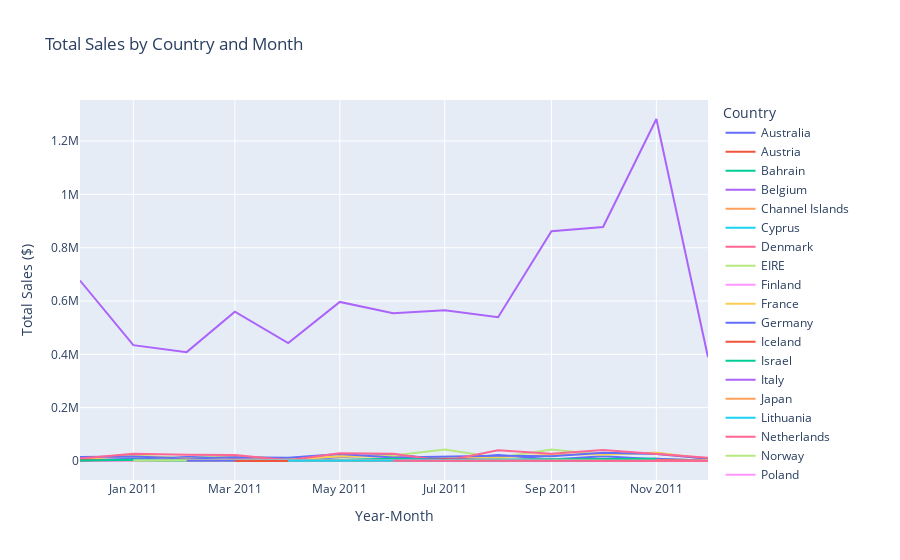

This figure's notebook cell:
### Code cell
import pandas as pd
import plotly.express as px
ecom_sales = pd.read_csv('OnlineRetail.csv', parse_dates=['InvoiceDate'])
print(ecom_sales.head())
ecom_sales['Year-Month'] = ecom_sales['InvoiceDate'].dt.strftime('%Y-%m')
ecom_sales['OrderValue'] = ecom_sales['Quantity'] * ecom_sales['UnitPrice']

ecom_sales = ecom_sales.groupby(['Year-Month','Country'])['OrderValue'].agg('sum').reset_index(name='Total Sales ($)')


# Create the line graph
line_graph = px.line(
    # Set the appropriate DataFrame and title
    data_frame=ecom_sales, title='Total Sales by Country and Month',
    # Set the x and y arguments
    x='Year-Month', y='Total Sales ($)',
    # Ensure a separate line per country
    color='Country')

line_graph.show()

### Figure 1 — Plotly figure (JSON) as saved in the notebook; plotly's stock layout.template omitted (floating-point values rounded to 4 significant figures)
{"data": [{"hovertemplate": "Country=Australia<br>Year-Month=%{x}<br>Total Sales ($)=%{y}<extra></extra>", "legendgroup": "Australia", "line": {"color": "#636efa", "dash": "solid"}, "marker": {"symbol": "circle"}, "mode": "lines", "name": "Australia", "orientation": "v", "showlegend": true, "type": "scatter", "x": ["2010-12", "2011-01", "2011-02", "2011-03", "2011-04", "2011-05", "2011-06", "2011-07", "2011-08", "2011-09", "2011-10", "2011-11"], "xaxis": "x", "y": [1005.0, 9018.0, 14630.0, 17060.0, 333.4, 13630.0, 25160.0, 4768.0, 22490.0, 5032.0, 17150.0, 6806.0], "yaxis": "y"}, {"hovertemplate": "Country=Austria<br>Year-Month=%{x}<br>Total Sales ($)=%{y}<extra></extra>", "legendgroup": "Austria", "line": {"color": "#EF553B", "dash": "solid"}, "marker": {"symbol": "circle"}, "mode": "lines", "name": "Austria", "orientation": "v", "showlegend": true, "type": "scatter", "x": ["2010-12", "2011-02", "2011-03", "2011-04", "2011-05", "2011-06", "2011-07", "2011-08", "2011-10", "2011-11", "2011-12"], "xaxis": "x", "y": [257.0, 518.4, 1708.0, 680.8, 1249.0, -24.2, 1192.0, 1516.0, 1044.0, 1330.0, 683.2], "yaxis": "y"}, {"hovertemplate": "Country=Bahrain<br>Year-Month=%{x}<br>Total Sales ($)=%{y}<extra></extra>", "legendgroup": "Bahrain", "line": {"color": "#00cc96", "dash": "solid"}, "marker": {"symbol": "circle"}, "mode": "lines", "name": "Bahrain", "orientation": "v", "showlegend": true, "type": "scatter", "x": ["2010-12", "2011-01", "2011-05"], "xaxis": "x", "y": [205.7, -205.7, 548.4], "yaxis": "y"}, {"hovertemplate": "Country=Belgium<br>Year-Month=%{x}<br>Total Sales ($)=%{y}<extra></extra>", "legendgroup": "Belgium", "line": {"color": "#ab63fa", "dash": "solid"}, "marker": {"symbol": "circle"}, "mode": "lines", "name": "Belgium", "orientation": "v", "showlegend": true, "type": "scatter", "x": ["2010-12", "2011-01", "2011-02", "2011-03", "2011-04", "2011-05", "2011-06", "2011-07", "2011-08", "2011-09", "2011-10", "2011-11", "2011-12"], "xaxis": "x", "y": [1810.0, 1154.0, 2161.0, 3334.0, 1954.0, 2727, 4273.0, 2474.0, 3536.0, 4198.0, 5651.0, 6229.0, 1409.0], "yaxis": "y"}, {"hovertemplate": "Country=Channel Islands<br>Year-Month=%{x}<br>Total Sales ($)=%{y}<extra></extra>", "legendgroup": "Channel Islands", "line": {"color": "#FFA15A", "dash": "solid"}, "marker": {"symbol": "circle"}, "mode": "lines", "name": "Channel Islands", "orientation": "v", "showlegend": true, "type": "scatter", "x": ["2010-12", "2011-01", "2011-02", "2011-03", "2011-04", "2011-05", "2011-06", "2011-08", "2011-09", "2011-10", "2011-11", "2011-12"], "xaxis": "x", "y": [363.5, 645.1, 1785.0, 3509.0, 293, 903.8, 2060.0, 4893.0, 1322.0, 2623.0, 1495.0, 194.2], "yaxis": "y"}, {"hovertemplate": "Country=Cyprus<br>Year-Month=%{x}<br>Total Sales ($)=%{y}<extra></extra>", "legendgroup": "Cyprus", "line": {"color": "#19d3f3", "dash": "solid"}, "marker": {"symbol": "circle"}, "mode": "lines", "name": "Cyprus", "orientation": "v", "showlegend": true, "type": "scatter", "x": ["2010-12", "2011-01", "2011-02", "2011-03", "2011-04", "2011-06", "2011-09", "2011-10", "2011-11", "2011-12"], "xaxis": "x", "y": [1591.0, 547.5, 4014.0, 938.4, -35.8, 1109.0, 196.3, 4217.0, 460.9, -91.25], "yaxis": "y"}, {"hovertemplate": "Country=Denmark<br>Year-Month=%{x}<br>Total Sales ($)=%{y}<extra></extra>", "legendgroup": "Denmark", "line": {"color": "#FF6692", "dash": "solid"}, "marker": {"symbol": "circle"}, "mode": "lines", "name": "Denmark", "orientation": "v", "showlegend": true, "type": "scatter", "x": ["2010-12", "2011-02", "2011-03", "2011-05", "2011-06", "2011-07", "2011-08", "2011-09", "2011-10", "2011-11", "2011-12"], "xaxis": "x", "y": [1282.0, 399.2, 3979.0, 515.7, 3261.0, 376.2, 78.6, 4570.0, 1438.0, 2700.0, 168.9], "yaxis": "y"}, {"hovertemplate": "Country=EIRE<br>Year-Month=%{x}<br>Total Sales ($)=%{y}<extra></extra>", "legendgroup": "EIRE", "line": {"color": "#B6E880", "dash": "solid"}, "marker": {"symbol": "circle"}, "mode": "lines", "name": "EIRE", "orientation": "v", "showlegend": true, "type": "scatter", "x": ["2010-12", "2011-01", "2011-02", "2011-03", "2011-04", "2011-05", "2011-06", "2011-07", "2011-08", "2011-09", "2011-10", "2011-11", "2011-12"], "xaxis": "x", "y": [9030.0, 21660.0, 9674.0, 18780.0, 7570.0, 17920.0, 20060.0, 42740.0, 12160.0, 42640.0, 23310.0, 30410.0, 7323.0], "yaxis": "y"}, {"hovertemplate": "Country=Finland<br>Year-Month=%{x}<br>Total Sales ($)=%{y}<extra></extra>", "legendgroup": "Finland", "line": {"color": "#FF97FF", "dash": "solid"}, "marker": {"symbol": "circle"}, "mode": "lines", "name": "Finland", "orientation": "v", "showlegend": true, "type": "scatter", "x": ["2010-12", "2011-01", "2011-02", "2011-03", "2011-04", "2011-06", "2011-07", "2011-08", "2011-09", "2011-10", "2011-11", "2011-12"], "xaxis": "x", "y": [892.8, 889.0, 205.2, 5925.0, 1627.0, 329.6, 2997.0, 1372.0, 1105.0, 2804.0, 2950.0, 1231.0], "yaxis": "y"}, {"hovertemplate": "Country=France<br>Year-Month=%{x}<br>Total Sales ($)=%{y}<extra></extra>", "legendgroup": "France", "line": {"color": "#FECB52", "dash": "solid"}, "marker": {"symbol": "circle"}, "mode": "lines", "name": "France", "orientation": "v", "showlegend": true, "type": "scatter", "x": ["2010-12", "2011-01", "2011-02", "2011-03", "2011-04", "2011-05", "2011-06", "2011-07", "2011-08", "2011-09", "2011-10", "2011-11", "2011-12"], "xaxis": "x", "y": [9575.0, 17500.0, 8439.0, 14520.0, 4195.0, 17530.0, 15990.0, 9889.0, 13790.0, 23200.0, 25030.0, 30700.0, 7049.0], "yaxis": "y"}, {"hovertemplate": "Country=Germany<br>Year-Month=%{x}<br>Total Sales ($)=%{y}<extra></extra>", "legendgroup": "Germany", "line": {"color": "#636efa", "dash": "solid"}, "marker": {"symbol": "circle"}, "mode": "lines", "name": "Germany", "orientation": "v", "showlegend": true, "type": "scatter", "x": ["2010-12", "2011-01", "2011-02", "2011-03", "2011-04", "2011-05", "2011-06", "2011-07", "2011-08", "2011-09", "2011-10", "2011-11", "2011-12"], "xaxis": "x", "y": [14560.0, 16450.0, 8969.0, 14170.0, 11960.0, 25570.0, 13080.0, 15720.0, 19020.0, 17720.0, 30610.0, 26040.0, 7805.0], "yaxis": "y"}, {"hovertemplate": "Country=Iceland<br>Year-Month=%{x}<br>Total Sales ($)=%{y}<extra></extra>", "legendgroup": "Iceland", "line": {"color": "#EF553B", "dash": "solid"}, "marker": {"symbol": "circle"}, "mode": "lines", "name": "Iceland", "orientation": "v", "showlegend": true, "type": "scatter", "x": ["2010-12", "2011-01", "2011-04", "2011-06", "2011-08", "2011-10", "2011-12"], "xaxis": "x", "y": [711.8, 475.4, 636.2, 382.5, 584.9, 1294.0, 224.8], "yaxis": "y"}, {"hovertemplate": "Country=Israel<br>Year-Month=%{x}<br>Total Sales ($)=%{y}<extra></extra>", "legendgroup": "Israel", "line": {"color": "#00cc96", "dash": "solid"}, "marker": {"symbol": "circle"}, "mode": "lines", "name": "Israel", "orientation": "v", "showlegend": true, "type": "scatter", "x": ["2010-12", "2011-01", "2011-02", "2011-04", "2011-07", "2011-08", "2011-09", "2011-10"], "xaxis": "x", "y": [-227.4, 379.8, 779.1, 110, 1431.0, 4874.0, 423.7, 138.0], "yaxis": "y"}, {"hovertemplate": "Country=Italy<br>Year-Month=%{x}<br>Total Sales ($)=%{y}<extra></extra>", "legendgroup": "Italy", "line": {"color": "#ab63fa", "dash": "solid"}, "marker": {"symbol": "circle"}, "mode": "lines", "name": "Italy", "orientation": "v", "showlegend": true, "type": "scatter", "x": ["2010-12", "2011-01", "2011-02", "2011-03", "2011-04", "2011-05", "2011-06", "2011-07", "2011-08", "2011-09", "2011-10", "2011-11", "2011-12"], "xaxis": "x", "y": [794.5, 2361.0, 251.5, 1779.0, 737.8, 587.5, 162.3, 147.1, 1935.0, 279.8, 3411.0, 4244.0, 200.5], "yaxis": "y"}, {"hovertemplate": "Country=Japan<br>Year-Month=%{x}<br>Total Sales ($)=%{y}<extra></extra>", "legendgroup": "Japan", "line": {"color": "#FFA15A", "dash": "solid"}, "marker": {"symbol": "circle"}, "mode": "lines", "name": "Japan", "orientation": "v", "showlegend": true, "type": "scatter", "x": ["2010-12", "2011-01", "2011-02", "2011-03", "2011-04", "2011-05", "2011-06", "2011-07", "2011-08", "2011-09", "2011-10", "2011-11", "2011-12"], "xaxis": "x", "y": [7705.0, -109.8, 5781.0, -73.66, 4872.0, 1351.0, 1607.0, 3854.0, -49.79, 112.1, 1948.0, 8460.0, -116.9], "yaxis": "y"}, {"hovertemplate": "Country=Lithuania<br>Year-Month=%{x}<br>Total Sales ($)=%{y}<extra></extra>", "legendgroup": "Lithuania", "line": {"color": "#19d3f3", "dash": "solid"}, "marker": {"symbol": "circle"}, "mode": "lines", "name": "Lithuania", "orientation": "v", "showlegend": true, "type": "scatter", "x": ["2010-12"], "xaxis": "x", "y": [1661.0], "yaxis": "y"}, {"hovertemplate": "Country=Netherlands<br>Year-Month=%{x}<br>Total Sales ($)=%{y}<extra></extra>", "legendgroup": "Netherlands", "line": {"color": "#FF6692", "dash": "solid"}, "marker": {"symbol": "circle"}, "mode": "lines", "name": "Netherlands", "orientation": "v", "showlegend": true, "type": "scatter", "x": ["2010-12", "2011-01", "2011-02", "2011-03", "2011-04", "2011-05", "2011-06", "2011-07", "2011-08", "2011-09", "2011-10", "2011-11", "2011-12"], "xaxis": "x", "y": [8784.0, 26610.0, 22930.0, 22420.0, 2977.0, 29190.0, 26840.0, 26.02, 39660.0, 26940.0, 40710.0, 25860.0, 11730.0], "yaxis": "y"}, {"hovertemplate": "Country=Norway<br>Year-Month=%{x}<br>Total Sales ($)=%{y}<extra></extra>", "legendgroup": "Norway", "line": {"color": "#B6E880", "dash": "solid"}, "marker": {"symbol": "circle"}, "mode": "lines", "name": "Norway", "orientation": "v", "showlegend": true, "type": "scatter", "x": ["2010-12", "2011-02", "2011-03", "2011-06", "2011-07", "2011-08", "2011-09", "2011-10", "2011-11", "2011-12"], "xaxis": "x", "y": [3787.0, 630.9, 304.7, 5887.0, 890.1, 1984.0, 8679.0, 3687.0, 6528.0, 2786.0], "yaxis": "y"}, {"hovertemplate": "Country=Poland<br>Year-Month=%{x}<br>Total Sales ($)=%{y}<extra></extra>", "legendgroup": "Poland", "line": {"color": "#FF97FF", "dash": "solid"}, "marker": {"symbol": "circle"}, "mode": "lines", "name": "Poland", "orientation": "v", "showlegend": true, "type": "scatter", "x": ["2010-12", "2011-01", "2011-02", "2011-03", "2011-04", "2011-05", "2011-06", "2011-07", "2011-08", "2011-09", "2011-11"], "xaxis": "x", "y": [248.2, 613.2, 604.0, 303.4, 705.8, 1522.0, 264.7, 678.5, 401.8, 529.2, 1342.0], "yaxis": "y"}, {"hovertemplate": "Country=Portugal<br>Year-Month=%{x}<br>Total Sales ($)=%{y}<extra></extra>", "legendgroup": "Portugal", "line": {"color": "#FECB52", "dash": "solid"}, "marker": {"symbol": "circle"}, "mode": "lines", "name": "Portugal", "orientation": "v", "showlegend": true, "type": "scatter", "x": ["2010-12", "2011-01", "2011-02", "2011-03", "2011-04", "2011-05", "2011-06", "2011-07", "2011-08", "2011-09", "2011-10", "2011-11", "2011-12"], "xaxis": "x", "y": [2380.0, 3998.0, 1214.0, 2661.0, 1688.0, 587.8, 879.5, 2288.0, 1206.0, 1433.0, 5585.0, 2645.0, 2802.0], "yaxis": "y"}, {"hovertemplate": "Country=Spain<br>Year-Month=%{x}<br>Total Sales ($)=%{y}<extra></extra>", "legendgroup": "Spain", "line": {"color": "#636efa", "dash": "solid"}, "marker": {"symbol": "circle"}, "mode": "lines", "name": "Spain", "orientation": "v", "showlegend": true, "type": "scatter", "x": ["2010-12", "2011-01", "2011-02", "2011-03", "2011-04", "2011-05", "2011-06", "2011-07", "2011-08", "2011-09", "2011-10", "2011-11", "2011-12"], "xaxis": "x", "y": [1844.0, 7179.0, 2094.0, 5327.0, 1786.0, 3258.0, 3332.0, 7578.0, 3330.0, 5164.0, 5079.0, 8534.0, 271.4], "yaxis": "y"}, {"hovertemplate": "Country=Sweden<br>Year-Month=%{x}<br>Total Sales ($)=%{y}<extra></extra>", "legendgroup": "Sweden", "line": {"color": "#EF553B", "dash": "solid"}, "marker": {"symbol": "circle"}, "mode": "lines", "name": "Sweden", "orientation": "v", "showlegend": true, "type": "scatter", "x": ["2010-12", "2011-01", "2011-02", "2011-03", "2011-04", "2011-05", "2011-06", "2011-07", "2011-08", "2011-09", "2011-10", "2011-11", "2011-12"], "xaxis": "x", "y": [2646.0, 3446.0, 509.5, 4541.0, 809.1, 2665.0, 832, 6802.0, 1391.0, 4575.0, 5766.0, 2613.0, 0], "yaxis": "y"}, {"hovertemplate": "Country=Switzerland<br>Year-Month=%{x}<br>Total Sales ($)=%{y}<extra></extra>", "legendgroup": "Switzerland", "line": {"color": "#00cc96", "dash": "solid"}, "marker": {"symbol": "circle"}, "mode": "lines", "name": "Switzerland", "orientation": "v", "showlegend": true, "type": "scatter", "x": ["2010-12", "2011-01", "2011-02", "2011-03", "2011-04", "2011-05", "2011-06", "2011-07", "2011-08", "2011-09", "2011-10", "2011-11"], "xaxis": "x", "y": [1305.0, 4231.0, 2643.0, 1870.0, 1822.0, 3567.0, 7882.0, 3777.0, 4882.0, 8255.0, 8034.0, 8117.0], "yaxis": "y"}, {"hovertemplate": "Country=United Kingdom<br>Year-Month=%{x}<br>Total Sales ($)=%{y}<extra></extra>", "legendgroup": "United Kingdom", "line": {"color": "#ab63fa", "dash": "solid"}, "marker": {"symbol": "circle"}, "mode": "lines", "name": "United Kingdom", "orientation": "v", "showlegend": true, "type": "scatter", "x": ["2010-12", "2011-01", "2011-02", "2011-03", "2011-04", "2011-05", "2011-06", "2011-07", "2011-08", "2011-09", "2011-10", "2011-11", "2011-12"], "xaxis": "x", "y": [676700.0, 434300.0, 408200.0, 559700.0, 442300.0, 596500.0, 554500.0, 565500.0, 539100.0, 862000.0, 877400.0, 1283000.0, 388700.0], "yaxis": "y"}, {"hovertemplate": "Country=Greece<br>Year-Month=%{x}<br>Total Sales ($)=%{y}<extra></extra>", "legendgroup": "Greece", "line": {"color": "#FFA15A", "dash": "solid"}, "marker": {"symbol": "circle"}, "mode": "lines", "name": "Greece", "orientation": "v", "showlegend": true, "type": "scatter", "x": ["2011-01", "2011-03", "2011-04", "2011-07", "2011-12"], "xaxis": "x", "y": [2661.0, 387.3, 609.7, 371.2, 681.0], "yaxis": "y"}, {"hovertemplate": "Country=Hong Kong<br>Year-Month=%{x}<br>Total Sales ($)=%{y}<extra></extra>", "legendgroup": "Hong Kong", "line": {"color": "#19d3f3", "dash": "solid"}, "marker": {"symbol": "circle"}, "mode": "lines", "name": "Hong Kong", "orientation": "v", "showlegend": true, "type": "scatter", "x": ["2011-01", "2011-03", "2011-04", "2011-05", "2011-06", "2011-08", "2011-09", "2011-10", "2011-11"], "xaxis": "x", "y": [2440.0, 0, 1540.0, 1966.0, 634.0, 2814.0, 0, 723.6, 0], "yaxis": "y"}, {"hovertemplate": "Country=Lebanon<br>Year-Month=%{x}<br>Total Sales ($)=%{y}<extra></extra>", "legendgroup": "Lebanon", "line": {"color": "#FF6692", "dash": "solid"}, "marker": {"symbol": "circle"}, "mode": "lines", "name": "Lebanon", "orientation": "v", "showlegend": true, "type": "scatter", "x": ["2011-01"], "xaxis": "x", "y": [1694.0], "yaxis": "y"}, {"hovertemplate": "Country=Singapore<br>Year-Month=%{x}<br>Total Sales ($)=%{y}<extra></extra>", "legendgroup": "Singapore", "line": {"color": "#B6E880", "dash": "solid"}, "marker": {"symbol": "circle"}, "mode": "lines", "name": "Singapore", "orientation": "v", "showlegend": true, "type": "scatter", "x": ["2011-01", "2011-04", "2011-07", "2011-10"], "xaxis": "x", "y": [2053.0, 2119.0, 3949.0, 999.3], "yaxis": "y"}, {"hovertemplate": "Country=Czech Republic<br>Year-Month=%{x}<br>Total Sales ($)=%{y}<extra></extra>", "legendgroup": "Czech Republic", "line": {"color": "#FF97FF", "dash": "solid"}, "marker": {"symbol": "circle"}, "mode": "lines", "name": "Czech Republic", "orientation": "v", "showlegend": true, "type": "scatter", "x": ["2011-02", "2011-04", "2011-10", "2011-11"], "xaxis": "x", "y": [549.3, -57.51, 277.5, -61.51], "yaxis": "y"}, {"hovertemplate": "Country=Saudi Arabia<br>Year-Month=%{x}<br>Total Sales ($)=%{y}<extra></extra>", "legendgroup": "Saudi Arabia", "line": {"color": "#FECB52", "dash": "solid"}, "marker": {"symbol": "circle"}, "mode": "lines", "name": "Saudi Arabia", "orientation": "v", "showlegend": true, "type": "scatter", "x": ["2011-02", "2011-03"], "xaxis": "x", "y": [145.9, -14.75], "yaxis": "y"}, {"hovertemplate": "Country=United Arab Emirates<br>Year-Month=%{x}<br>Total Sales ($)=%{y}<extra></extra>", "legendgroup": "United Arab Emirates", "line": {"color": "#636efa", "dash": "solid"}, "marker": {"symbol": "circle"}, "mode": "lines", "name": "United Arab Emirates", "orientation": "v", "showlegend": true, "type": "scatter", "x": ["2011-02", "2011-09"], "xaxis": "x", "y": [889.2, 1013.0], "yaxis": "y"}, {"hovertemplate": "Country=Canada<br>Year-Month=%{x}<br>Total Sales ($)=%{y}<extra></extra>", "legendgroup": "Canada", "line": {"color": "#EF553B", "dash": "solid"}, "marker": {"symbol": "circle"}, "mode": "lines", "name": "Canada", "orientation": "v", "showlegend": true, "type": "scatter", "x": ["2011-03", "2011-05", "2011-06", "2011-07", "2011-08"], "xaxis": "x", "y": [140.5, 534.2, 1171.0, 1769.0, 51.56], "yaxis": "y"}, {"hovertemplate": "Country=Brazil<br>Year-Month=%{x}<br>Total Sales ($)=%{y}<extra></extra>", "legendgroup": "Brazil", "line": {"color": "#00cc96", "dash": "solid"}, "marker": {"symbol": "circle"}, "mode": "lines", "name": "Brazil", "orientation": "v", "showlegend": true, "type": "scatter", "x": ["2011-04"], "xaxis": "x", "y": [1144.0], "yaxis": "y"}, {"hovertemplate": "Country=European Community<br>Year-Month=%{x}<br>Total Sales ($)=%{y}<extra></extra>", "legendgroup": "European Community", "line": {"color": "#ab63fa", "dash": "solid"}, "marker": {"symbol": "circle"}, "mode": "lines", "name": "European Community", "orientation": "v", "showlegend": true, "type": "scatter", "x": ["2011-04", "2011-06", "2011-07"], "xaxis": "x", "y": [191.4, 423.6, 676.8], "yaxis": "y"}, {"hovertemplate": "Country=USA<br>Year-Month=%{x}<br>Total Sales ($)=%{y}<extra></extra>", "legendgroup": "USA", "line": {"color": "#FFA15A", "dash": "solid"}, "marker": {"symbol": "circle"}, "mode": "lines", "name": "USA", "orientation": "v", "showlegend": true, "type": "scatter", "x": ["2011-04", "2011-10", "2011-12"], "xaxis": "x", "y": [383.9, 731.7, 615.3], "yaxis": "y"}, {"hovertemplate": "Country=Unspecified<br>Year-Month=%{x}<br>Total Sales ($)=%{y}<extra></extra>", "legendgroup": "Unspecified", "line": {"color": "#19d3f3", "dash": "solid"}, "marker": {"symbol": "circle"}, "mode": "lines", "name": "Unspecified", "orientation": "v", "showlegend": true, "type": "scatter", "x": ["2011-04", "2011-05", "2011-06", "2011-07", "2011-08", "2011-09", "2011-11"], "xaxis": "x", "y": [299.1, 1056.0, 185.8, 1425.0, 531.0, 286.9, 965.8], "yaxis": "y"}, {"hovertemplate": "Country=Malta<br>Year-Month=%{x}<br>Total Sales ($)=%{y}<extra></extra>", "legendgroup": "Malta", "line": {"color": "#FF6692", "dash": "solid"}, "marker": {"symbol": "circle"}, "mode": "lines", "name": "Malta", "orientation": "v", "showlegend": true, "type": "scatter", "x": ["2011-06", "2011-08", "2011-11", "2011-12"], "xaxis": "x", "y": [850.4, 1103.0, 582.6, -30.81], "yaxis": "y"}, {"hovertemplate": "Country=RSA<br>Year-Month=%{x}<br>Total Sales ($)=%{y}<extra></extra>", "legendgroup": "RSA", "line": {"color": "#B6E880", "dash": "solid"}, "marker": {"symbol": "circle"}, "mode": "lines", "name": "RSA", "orientation": "v", "showlegend": true, "type": "scatter", "x": ["2011-10"], "xaxis": "x", "y": [1002.0], "yaxis": "y"}], "layout": {"legend": {"title": {"text": "Country"}, "tracegroupgap": 0}, "title": {"text": "Total Sales by Country and Month"}, "xaxis": {"anchor": "y", "domain": [0, 1], "title": {"text": "Year-Month"}}, "yaxis": {"anchor": "x", "domain": [0, 1], "title": {"text": "Total Sales ($)"}}}}
